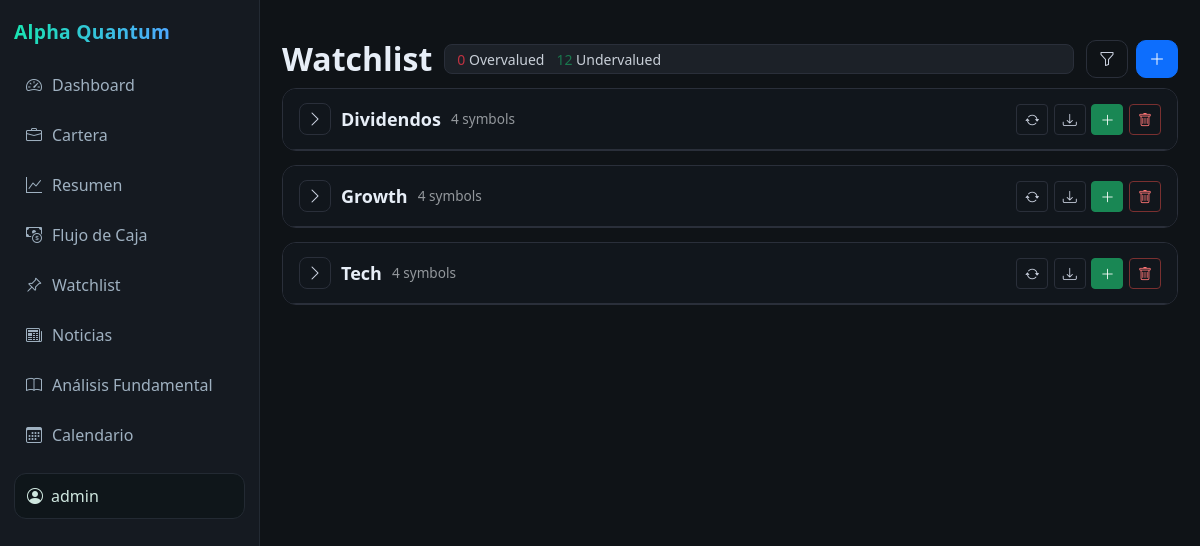
Page /watchlists/ (signed in) on the committed database.
### alpha_quantum/models/custom_user.py (models this page shows, shortened)
class CustomUser(AbstractUser):
    email = models.EmailField(unique=True)

### alpha_quantum/models/watchlist.py (models this page shows, shortened)
class WatchlistLista(models.Model):
    user = models.ForeignKey(
        settings.AUTH_USER_MODEL,
        on_delete=models.CASCADE,
        related_name='watchlists'
    )
    titulo = models.CharField(max_length=120)
    descripcion = models.CharField(max_length=255, blank=True, null=True)
    created_at = models.DateTimeField(auto_now_add=True, null=True)
    updated_at = models.DateTimeField(auto_now=True, null=True)
    class Meta:
        constraints = [
            models.UniqueConstraint(
                fields=['user', 'titulo'],
                name='uq_watchlistlista_user_titulo'
            )
        ]
        ordering = ['titulo']

### alpha_quantum/views.py (the view)
# urls.py: path('watchlists/', views.ver_watchlists, name='ver_watchlists'),
@login_required
def ver_watchlists(request: HttpRequest):
    q = (request.GET.get("q") or "").strip()
    estado = request.GET.get("estado") or ""
    orden = request.GET.get("orden") or "ticker"
    items_qs = _items_queryset_base(request.user, q, estado, orden)
    listas = (
        WatchlistLista.objects.filter(user=request.user)
        .order_by("titulo")
        .prefetch_related(Prefetch("items", queryset=items_qs, to_attr="items_filtrados"))
    )
    total_over, total_under = 0, 0
    listas_ctx: List[dict] = []
    for l in listas:
        acciones = []
        for a in getattr(l, "items_filtrados", []):
            if a.upside is not None:
                if a.upside > 0:
                    total_under += 1
                elif a.upside < 0:
                    total_over += 1
            acciones.append(
                {
                    "id": a.id,
                    "ticker": a.ticker,
                    "nombre": a.nombre,
                    "precio_actual": float(a.precio_actual or 0),
                    "valor_objetivo": float(a.valor_objetivo or 0)
                    if a.valor_objetivo is not None
                    else None,
                    "upside": float(a.upside) if a.upside is not None else None,
                    "per": a.per,
                    "max_52s": a.max_52s,
                    "min_52s": a.min_52s,
                    "recomendacion": a.recomendacion or "N/A",
                }
            )
        listas_ctx.append(
            {
                "id": l.id,
                "titulo": l.titulo,
                "descripcion": l.descripcion,
                "count": len(acciones),
                "acciones": acciones,
            }
        )
    return render(
        request,
        "alpha_quantum/watchlist.html",
        {
            "listas": listas_ctx,
            "stats": {"over": total_over, "under": total_under},
            "filtros": {"q": q, "estado": estado, "orden": orden},
        },
    )

### alpha_quantum/templates/alpha_quantum/watchlist.html (shortened to what this page needs)
{% extends 'alpha_quantum/layout.html' %}
{% load static %}
{% block content %}
<div class="wl-wrap">
  <div class="wl-header">
    <h2>Watchlist</h2>
    <div class="wl-kpis">
      <small><span class="text-danger">{{ stats.over|default:0 }}</span> Overvalued</small>
      <small><span class="text-success">{{ stats.under|default:0 }}</span> Undervalued</small>
    </div>
    <div class="wl-actions-top">
      <button class="btn btn-ghost" type="button" data-bs-toggle="collapse" data-bs-target="#filtrosCollapse">
        <i class="bi bi-funnel"></i>
      </button>
      <button class="btn btn-primary" data-bs-toggle="modal" data-bs-target="#modalNewList" title="Nueva lista">
        <i class="bi bi-plus-lg"></i>
      </button>
    </div>
  </div>
  {% for l in listas %}
  <div class="wl-card" id="wl-card-{{ l.id }}">
    <div class="wl-card-header">
      <button class="btn btn-ghost btn-chev collapsed" type="button"
              data-bs-toggle="collapse" data-bs-target="#wl-body-{{ l.id }}" aria-expanded="false"
              aria-controls="wl-body-{{ l.id }}">
        <i class="bi bi-chevron-down"></i>
      </button>
      <h3 class="wl-card-title mb-0">{{ l.titulo }}</h3>
      <span class="wl-badge text-muted">{{ l.count }} symbols</span>
      <div class="wl-card-header-right">
        <a href="{% url 'refrescar_watchlist' l.id %}" class="btn btn-sm btn-ghost" title="Actualizar">
          <i class="bi bi-arrow-repeat"></i>
        </a>
        <a href="{% url 'exportar_watchlist_csv' l.id %}" class="btn btn-sm btn-ghost" title="Exportar CSV">
          <i class="bi bi-download"></i>
        </a>
        <button class="btn btn-sm btn-success" data-bs-toggle="modal" data-bs-target="#modalAdd"
                data-lista="{{ l.id }}" data-titulo="{{ l.titulo }}" title="Añadir acción">
          <i class="bi bi-plus-lg"></i>
        </button>
        <button class="btn btn-sm btn-danger-outline" data-bs-toggle="modal" data-bs-target="#modalDeleteList"
                data-lista="{{ l.id }}" data-titulo="{{ l.titulo }}" title="Eliminar lista">
          <i class="bi bi-trash"></i>
        </button>
      </div>
    </div>
  </div>
  {% endfor %}
</div>
{% endblock %}

### alpha_quantum/templates/alpha_quantum/layout.html (shortened to what this page needs)
{% load static %}
<!doctype html>
<html lang="es" data-bs-theme="dark">
<head>
  <link href="https://cdn.jsdelivr.net/npm/bootstrap@5.3.3/dist/css/bootstrap.min.css" rel="stylesheet">
  <link href="https://cdn.jsdelivr.net/npm/bootstrap-icons@1.11.3/font/bootstrap-icons.min.css" rel="stylesheet">
  <link href="{% static 'alpha_quantum/css/app.css' %}" rel="stylesheet">
</head>
<body>
  <div class="aq-layout">
    <aside class="aq-sidebar" id="sidebar">
      <div class="d-flex align-items-center justify-content-between mb-3">
        <div class="aq-brand">Alpha Quantum</div>
      </div>
      <nav class="aq-nav">
        <a class="aq-link {% if request.resolver_match.url_name == 'dashboard' %}active{% endif %}"
           href="{% url 'dashboard' %}">
          <i class="bi bi-speedometer2"></i><span>Dashboard</span>
        </a>
        <a class="aq-link {% if request.resolver_match.url_name == 'cartera' %}active{% endif %}"
           href="{% url 'cartera' %}">
          <i class="bi bi-briefcase"></i><span>Cartera</span>
        </a>
        <a class="aq-link {% if request.resolver_match.url_name == 'resumen' or request.resolver_match.url_name == 'resumen_cartera' %}active{% endif %}"
           href="{% url 'resumen_cartera' %}">
          <i class="bi bi-graph-up"></i><span>Resumen</span>
        </a>
        <a class="aq-link {% if request.resolver_match.url_name == 'flujo_de_caja' %}active{% endif %}"
           href="{% url 'flujo_de_caja' %}">
          <i class="bi bi-cash-coin"></i><span>Flujo de Caja</span>
        </a>
        <a class="aq-link {% if request.resolver_match.url_name in 'ver_watchlist watchlist' %}active{% endif %}"
           href="{% url 'ver_watchlist' %}">
          <i class="bi bi-pin-angle"></i><span>Watchlist</span>
        </a>
        <a class="aq-link {% if request.resolver_match.url_name == 'noticias' %}active{% endif %}"
           href="{% url 'noticias' %}">
          <i class="bi bi-newspaper"></i><span>Noticias</span>
        </a>
        <a class="aq-link {% if request.resolver_match.url_name == 'analisis_fundamental' %}active{% endif %}"
           href="{% url 'fundamental' %}">
          <i class="bi bi-book"></i><span>Análisis Fundamental</span>
        </a>
        <a class="aq-link {% if request.resolver_match.url_name == 'calendario' %}active{% endif %}"
           href="{% url 'calendario' %}">
          <i class="bi bi-calendar3"></i><span>Calendario</span>
        </a>
      </nav>
      <div class="aq-user">
        <i class="bi bi-person-circle me-2"></i>{{ request.user.username }}
      </div>
    </aside>
    <main class="aq-main">
      {% block content %}{% endblock %}
    </main>
  </div>
</body>
</html>

### alpha_quantum/static/alpha_quantum/css/app.css (style rules this page uses)
:root { --aq-bg:#0f1317; --aq-panel:#151a21; --aq-border:#232a33; --aq-text:#e7eef7; --aq-muted:#9fb1c1; --aq-accent:#19e3b1; --aq-accent-2:#4ea8ff; }
body { background:var(--aq-bg); color:var(--aq-text); }
.aq-layout { display:flex; min-height:100vh; }
.aq-sidebar { width:260px; flex:0 0 260px; background:var(--aq-panel); border-right:1px solid var(--aq-border); padding:18px 14px; position:sticky; top:0; height:100vh; overflow-y:auto; }
.aq-brand { font-weight:800; font-size:1.2rem; letter-spacing:.3px; background: linear-gradient(90deg, var(--aq-accent), var(--aq-accent-2)); -webkit-background-clip:text; background-clip:text; color:transparent; }
.aq-nav { display:flex; flex-direction:column; gap:6px; margin-top:8px; }
.aq-link { display:flex; align-items:center; gap:10px; padding:10px 12px; border-radius:12px; color:var(--aq-muted); text-decoration:none; }
.aq-user { position:sticky; bottom:0; margin-top:16px; padding:10px 12px; border:1px solid var(--aq-border); border-radius:12px; background:#0f161a; color:#cfe7df; }
.aq-main { flex:1; padding:22px; }

### alpha_quantum/templates/alpha_quantum/watchlist.html (style rules this page uses)
.wl-wrap { max-width:1350px;margin:0 auto }
.wl-header { display:flex;align-items:center;gap:.75rem;margin:18px 0 10px }
.wl-header h2 { margin:0;font-weight:700 }
.wl-kpis { flex:1;height:30px;border-radius:8px;background:#1c2128;border:1px solid #2a2f3a; display:flex;align-items:center;padding:0 .75rem;gap:.75rem }
.wl-kpis small { opacity:.85 }
.wl-actions-top { display:flex;gap:.5rem }
.wl-actions-top .btn { border-radius:10px }
.wl-card { border:1px solid #2a2f3a;background:#0e1319;border-radius:14px;margin-bottom:14px;overflow:hidden;transition:box-shadow .2s }
.wl-card-header { display:flex;align-items:center;gap:10px;padding:14px 16px;background:#11161c;border-bottom:1px solid #2a2f3a }
.wl-card-title { font-weight:700;font-size:18px;margin:0 }
.wl-badge { font-size:.85rem;opacity:.85 }
.wl-card-header-right { margin-left:auto;display:flex;align-items:center;gap:.35rem }
.btn-ghost { background:transparent;border:1px solid #2a2f3a;color:#cfd6e4 }
.btn-danger-outline { border:1px solid #7a3030;color:#ff7676;background:transparent }
.btn-chev { width:32px;height:32px;padding:0;display:inline-flex;align-items:center;justify-content:center;border-radius:8px }
.btn-chev i { transition:transform .2s }
.btn-chev.collapsed i { transform:rotate(-90deg) }

### rows in the picture
CustomUser: user.username "admin"
WatchlistLista: titulo "Dividendos"
WatchlistLista: titulo "Growth"
WatchlistLista: titulo "Tech"

### other values in the picture
{{ stats.over|default:0 }} "0"
{{ stats.under|default:0 }} "12"
{{ l.count }} "4" "4" "4"
